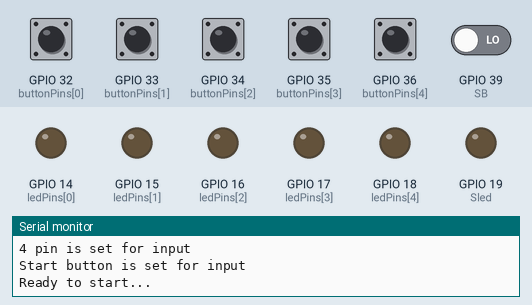
This sketch was run on a simulated ESP32. On the bench: output pins drawn as LEDs (lit = HIGH), the last lines printed to the serial monitor. The test bench sets the inputs (shaded band); at power-on: GPIO 32 (buttonPins[0]), GPIO 33 (buttonPins[1]), GPIO 34 (buttonPins[2]), GPIO 35 (buttonPins[3]), GPIO 36 (buttonPins[4]), GPIO 39 (SB) LOW.

Above: at 1.2 s.
1.3 s: GPIO 32 (buttonPins[0]) pulled HIGH for 0.15 s
At 1.42 s:
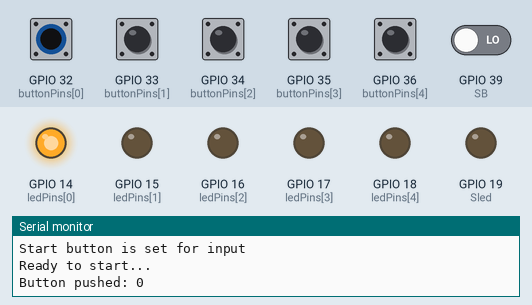
3.0 s: GPIO 39 (SB) driven HIGH
At 3.4 s:
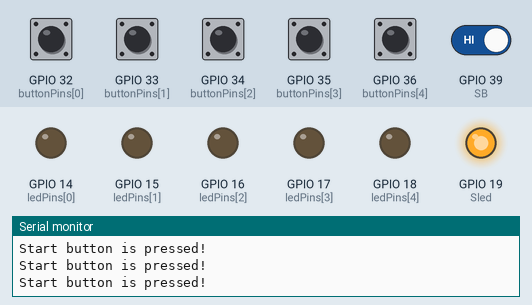
4.5 s: GPIO 33 (buttonPins[1]) pulled HIGH for 0.15 s
At 4.63 s:
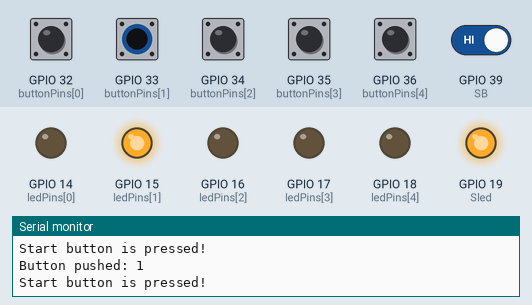
6.2 s: GPIO 34 (buttonPins[2]) pulled HIGH for 0.15 s
At 6.33 s:
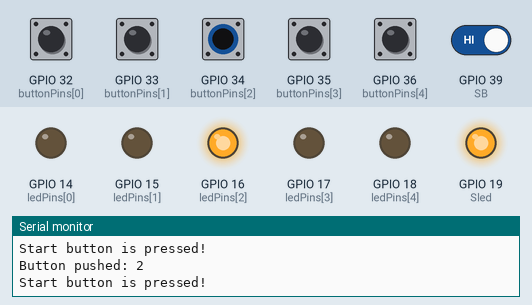
7.9 s: GPIO 35 (buttonPins[3]) pulled HIGH for 0.15 s
At 8.04 s:
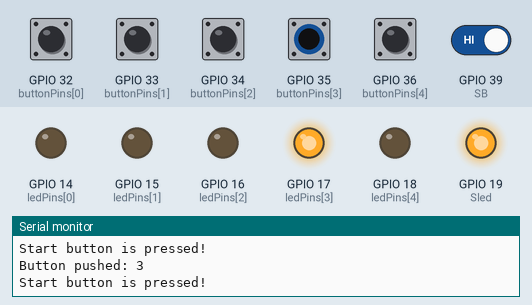
9.6 s: GPIO 36 (buttonPins[4]) pulled HIGH for 0.15 s
At 9.74 s:
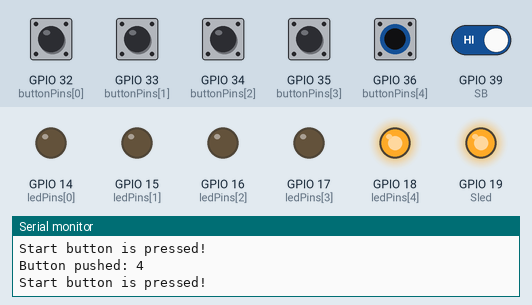
Timing chart, 0 to 12.3 s (numbered marks = the images above; inputs shaded):
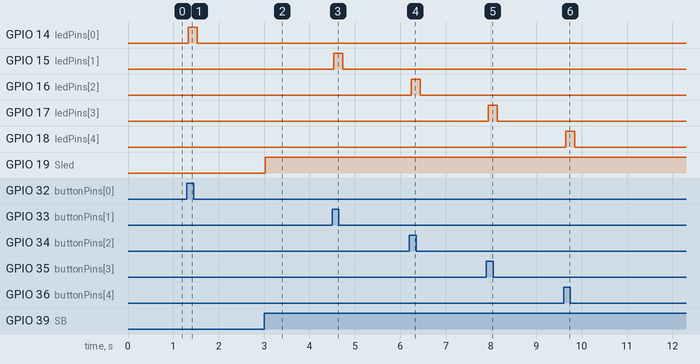

Measured:
- after the input at 1.3 s, GPIO 14 (ledPins[0]): LOW → HIGH at once, → LOW 0.20 s later
- after the input at 3.0 s, GPIO 19 (Sled): LOW → HIGH at once
- after the input at 4.5 s, GPIO 15 (ledPins[1]): LOW → HIGH at once, → LOW 0.20 s later
- after the input at 6.2 s, GPIO 16 (ledPins[2]): LOW → HIGH at once, → LOW 0.20 s later
- after the input at 7.9 s, GPIO 17 (ledPins[3]): LOW → HIGH at once, → LOW 0.20 s later
- after the input at 9.6 s, GPIO 18 (ledPins[4]): LOW → HIGH after 0.05 s, → LOW 0.20 s later

The sketch:

button_led_testcode.ino
```cpp
const int ledPins[] = {14, 15, 16, 17, 18};
const int Sled = 19; // Start LED pin
const int buttonPins[] = {32, 33, 34, 35, 36};
const int SB = 39; // Start Button
int const numberOfButtons = 5;

int buttonStates[] = {0,0,0,0,0,0};
int buttonsPushed = 0;

void setup() {
  Serial.begin(115200);
  Serial.println("Set each LED pin as output...");
  for (int pin = 0; pin < numberOfButtons; pin++) {
    pinMode(ledPins[pin], OUTPUT);
    Serial.print(pin);
    Serial.println(" pin is set for output");
  }
  pinMode(Sled, OUTPUT);
  Serial.println("Start LED is set for output.");
  Serial.println("Set each button pin as input...");
  for (int pin = 0; pin < numberOfButtons; pin++) {
    pinMode(buttonPins[pin], INPUT);
    Serial.print(pin);
    Serial.println(" pin is set for input");
  }
  pinMode(SB, INPUT);
  Serial.println("Start button is set for input");
  Serial.println("Ready to start...");
}

void loop() {
  for (int pin = 0; pin < numberOfButtons; pin++) {
    buttonStates[pin] = digitalRead(buttonPins[pin]);
    if (buttonStates[pin] == 1) {
      digitalWrite(ledPins[pin], HIGH);
      Serial.print("Button pushed: ");
      Serial.println(pin);
    } else {
      digitalWrite(ledPins[pin], LOW);
    }
  }
  memset(buttonStates, 0, sizeof(buttonStates));
  if (digitalRead(SB) == 1) {
    digitalWrite(Sled, HIGH);
    Serial.println("Start button is pressed!");
  } else {
    digitalWrite(Sled, LOW);
  }
  delay(100);
}
```
